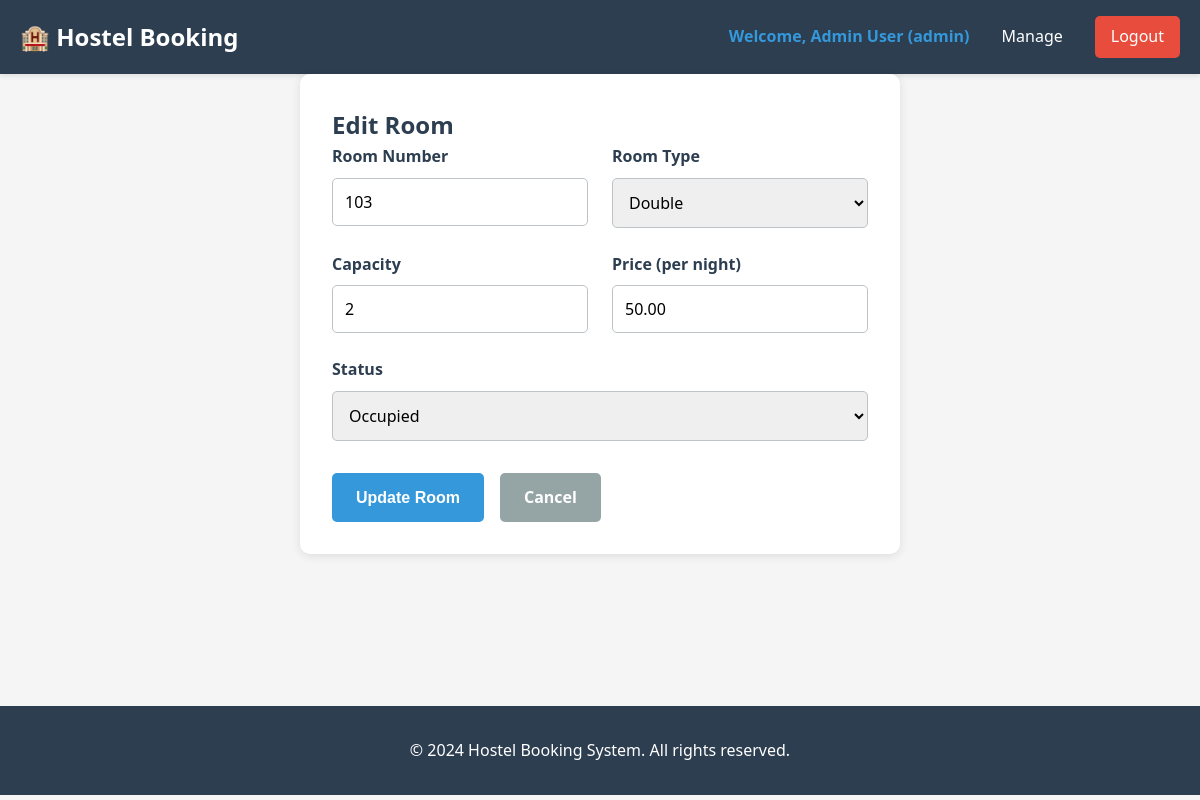
/public/edit.php?id=3&type=room (signed in), run on the app's committed database.
### tables this page shows
CREATE TABLE rooms (
    id INT PRIMARY KEY AUTO_INCREMENT,
    room_no VARCHAR(20) UNIQUE NOT NULL,
    type VARCHAR(50) NOT NULL,
    capacity INT NOT NULL,
    price DECIMAL(8, 2) NOT NULL,
    status ENUM('available', 'occupied', 'maintenance') DEFAULT 'available',
    created_at TIMESTAMP DEFAULT CURRENT_TIMESTAMP
);

### includes/functions.php (called while the page is built, shortened)
<?php
function sanitize($input) {
    return htmlspecialchars(trim($input), ENT_QUOTES, 'UTF-8');
}
function escape($output) {
    return htmlspecialchars($output, ENT_QUOTES, 'UTF-8');
}
?>

### public/edit.php (the view, shortened to what this page needs)
<?php
require_once '../config/db.php';
require_once '../includes/functions.php';
$id = sanitize($_GET['id'] ?? '');
$type = sanitize($_GET['type'] ?? '');
if ($type === 'room') {
    $stmt = $pdo->prepare('SELECT * FROM rooms WHERE id = ?');
    $stmt->execute([$id]);
    $item = $stmt->fetch();
    $item_type = 'room';
} elseif ($type === 'occupant') {
    $stmt = $pdo->prepare('SELECT * FROM occupants WHERE id = ?');
    $stmt->execute([$id]);
    $item = $stmt->fetch();
    $item_type = 'occupant';
} else {
    header('Location: add.php');
    exit;
}
$rooms = $pdo->query('SELECT * FROM rooms ORDER BY room_no ASC')->fetchAll();
?>
<?php require_once '../includes/header.php'; ?>
<div class="edit-container">
    <h2>Edit <?php echo $item_type === 'room' ? 'Room' : 'Occupant'; ?></h2>
    <?php if ($item_type === 'room'): ?>
        <form method="POST" class="form">
            <div class="form-row">
                <div class="form-group">
                    <label for="room_no">Room Number</label>
                    <input type="text" id="room_no" name="room_no" required value="<?php echo escape($item['room_no']); ?>">
                </div>
                <div class="form-group">
                    <label for="type">Room Type</label>
                    <select id="type" name="type" required>
                        <option value="Double" <?php echo $item['type'] === 'Double' ? 'selected' : ''; ?>>Double</option>
                    </select>
                </div>
            </div>
            <div class="form-row">
                <div class="form-group">
                    <label for="capacity">Capacity</label>
                    <input type="number" id="capacity" name="capacity" required value="<?php echo escape($item['capacity']); ?>" min="1">
                </div>
                <div class="form-group">
                    <label for="price">Price (per night)</label>
                    <input type="number" id="price" name="price" required value="<?php echo escape($item['price']); ?>" step="0.01" min="0">
                </div>
            </div>
            <div class="form-group">
                <label for="status">Status</label>
                <select id="status" name="status" required>
                    <option value="occupied" <?php echo $item['status'] === 'occupied' ? 'selected' : ''; ?>>Occupied</option>
                </select>
            </div>
            <div class="form-actions">
                <button type="submit" class="btn btn-primary">Update Room</button>
                <a href="add.php" class="btn btn-secondary">Cancel</a>
            </div>
        </form>
    <?php endif; ?>
</div>
<?php require_once '../includes/footer.php'; ?>

### assets/css/style.css (style rules this page uses)
* { margin: 0; padding: 0; box-sizing: border-box; }
:root { --primary-color: #2c3e50; --secondary-color: #3498db; --success-color: #27ae60; --danger-color: #e74c3c; --warning-color: #f39c12; --light-bg: #ecf0f1; --text-color: #2c3e50; --border-color: #bdc3c7; }
body { font-family: 'Segoe UI', Tahoma, Geneva, Verdana, sans-serif; color: var(--text-color); line-height: 1.6; background-color: #f5f5f5; }
a { text-decoration: none; color: inherit; }
.form-group { margin-bottom: 1.5rem; }
.form-group label { display: block; margin-bottom: 0.5rem; font-weight: bold; }
.form-group input, .form-group select, .form-group textarea { width: 100%; padding: 0.75rem; border: 1px solid var(--border-color); border-radius: 5px; font-family: inherit; font-size: 1rem; }
.form-row { display: grid; grid-template-columns: 1fr 1fr; gap: 1.5rem; }
.form-actions { display: flex; gap: 1rem; margin-top: 2rem; }
.btn { display: inline-block; padding: 0.75rem 1.5rem; border: none; border-radius: 5px; cursor: pointer; font-size: 1rem; transition: all 0.3s; font-weight: bold; }
.btn-primary { background-color: var(--secondary-color); color: white; }
.btn-secondary { background-color: #95a5a6; color: white; }
.edit-container { background-color: white; border-radius: 10px; padding: 2rem; box-shadow: 0 2px 10px rgba(0, 0, 0, 0.1); max-width: 600px; margin: 0 auto; }

### data on the page
rooms: room_no "103", type "Double", capacity "2", price "50.00", status "Occupied"

### other printed values
getCurrentUser()['name'] "Admin User"
getCurrentUser()['role'] "admin"
